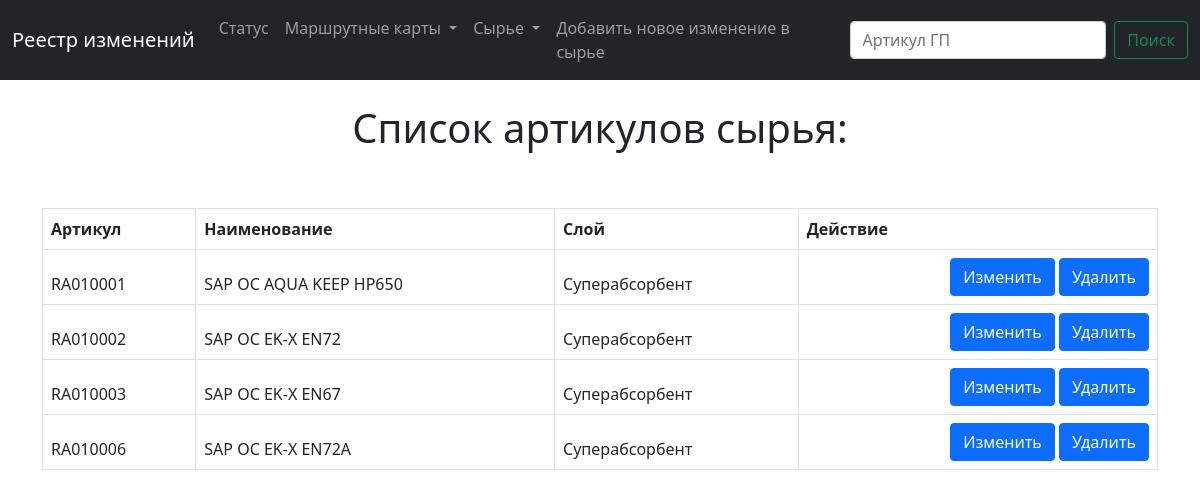
The app's page /list_raw with its own data.
### main/models.py (models this page shows, shortened)
class Raw (models.Model):
    num = models.CharField(max_length=200)  # артикул сырья
    name = models.CharField(max_length=200)  # наименование
    layer = models.CharField(max_length=200)  # навзвание слоя на русском

### main/views.py (the view)
# urls.py: path('list_raw', views.list_raw, name='list_raw'),
def list_raw(request):
    raws = Raw.objects.all()
    return render(request, 'main/list_raw.html', {'raws': raws})

### main/templates/main/list_raw.html (shortened to what this page needs)
{% extends 'main/base.html' %}
{% block content%}
{% if raws %}
<br>
<center>
<h1> Cписок артикулов сырья: </h1>
</center>
<br>
<br>
<div class="container">
    <table class="table table-bordered">
        <thead>
            <tr style="font-weight:bold">
                <td>Артикул</td>
                <td>Наименование</td>
                <td>Слой</td>
                <td>Действие</td>
            </tr>
            <tr>
                {% for raw in raws %}
                <td>{{ raw.num }}</td>
                <td>{{ raw.name }}</td>
                <td>{{ raw.layer }}</td>
                <td align="right">
                    <div class="btn-group" role="group" aria-label="Basic example">
                        <a href="{% url 'update_raw' raw.id %}" type="button" class="btn btn-primary">Изменить</a>
                    </div>
                    <div class="btn-group" role="group" aria-label="Basic example">
                        <a href="{% url 'delete_raw' raw.id %}" type="button" class="btn btn-primary">Удалить</a>
                    </div>
                </td>
            </tr>
            {% endfor %}
        </thead>
    </table>
</div>
{% endif %}
{%endblock%}

### records on screen
Raw: num "RA010001", name "SAP OC AQUA KEEP HP650", layer "Суперабсорбент"
Raw: num "RA010002", name "SAP OC EK-X EN72", layer "Суперабсорбент"
Raw: num "RA010003", name "SAP OC EK-X EN67", layer "Суперабсорбент"
Raw: num "RA010006", name "SAP OC EK-X EN72A", layer "Суперабсорбент"
